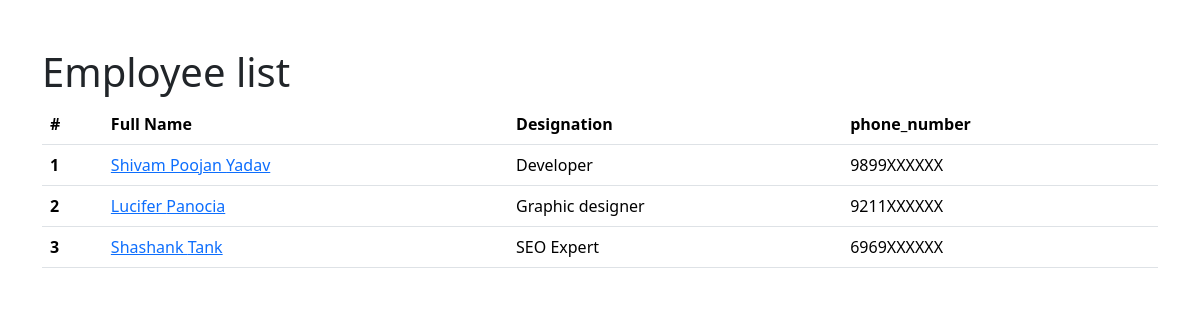
The page / on the database its author committed.
### employees/models.py (models this page shows, shortened)
class Employee(models.Model):
    first_name = models.CharField(max_length=100)
    last_name = models.CharField(max_length=100)
    photo = models.ImageField(upload_to = 'images')
    designation = models.CharField(max_length=100)
    email_address = models.EmailField(max_length=100,unique=True)
    phone_number = models.CharField(max_length=12,blank = True)
    created_at = models.DateTimeField(auto_now_add = True)
    updated_at = models.DateTimeField(auto_now = True)

### mysite/views.py (the view)
# urls.py: 2. Add a URL to urlpatterns:  path('', views.home, name='home')
def home(request):
    employees=Employee.objects.all()
    context ={
        'employees':employees,
    }
    return render(request,'home.html',context)

### templates/home.html (shortened to what this page needs)
{% load static %}
<!DOCTYPE html>
<html lang="en">
<head>
    <link href="https://cdn.jsdelivr.net/npm/bootstrap@5.3.7/dist/css/bootstrap.min.css" rel="stylesheet">
    <link rel = "stylesheet" href = "{% static 'css/style.css' %}">
</head>
<body>
    <div class = "container pt-5">
        <h1>Employee list</h1>
        <table class="table">
  <thead>
    <tr>
      <th scope="col">#</th>
      <th scope="col">Full Name</th>
      <th scope="col">Designation</th>
      <th scope="col">phone_number</th>
    </tr>
  </thead>
  <tbody>
    {% for emp in employees %}
    <tr>
      <th>{{forloop.counter}}</th>
      <td><a href = "{% url 'employee_detail' emp.id %}">{{emp.first_name}} {{emp.last_name}}</a></td>
      <td>{{emp.designation}}</td>
      <td>{{emp.phone_number}}</td>
    </tr>
    {% endfor %}
  </tbody>
</table>
    </div>
</body>
</html>

### rows shown on the page
Employee: first_name "Shivam Poojan", last_name "Yadav", designation "Developer", phone_number "9899XXXXXX"
Employee: first_name "Lucifer", last_name "Panocia", designation "Graphic designer", phone_number "9211XXXXXX"
Employee: first_name "Shashank", last_name "Tank", designation "SEO Expert", phone_number "6969XXXXXX"
